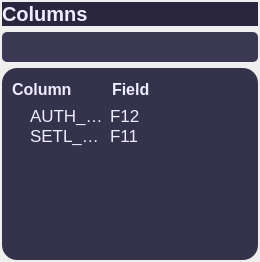
                     <widget class="QWidget" name="widget_5" native="true">
                      <layout class="QVBoxLayout" name="verticalLayout_3">
                       <property name="leftMargin">
                        <number>2</number>
                       </property>
                       <property name="topMargin">
                        <number>2</number>
                       </property>
                       <property name="rightMargin">
                        <number>2</number>
                       </property>
                       <property name="bottomMargin">
                        <number>2</number>
                       </property>
                       <item>
                        <widget class="QLabel" name="ColumnsLabel">
                         <property name="sizePolicy">
                          <sizepolicy hsizetype="Preferred" vsizetype="Fixed">
                           <horstretch>0</horstretch>
                           <verstretch>0</verstretch>
                          </sizepolicy>
                         </property>
                         <property name="font">
                          <font>
                           <family>Arial</family>
                           <pointsize>-1</pointsize>
                           <weight>75</weight>
                           <bold>true</bold>
                          </font>
                         </property>
                         <property name="styleSheet">
                          <string notr="true">QLabel{
	background-color: rgb(42, 38, 62);
	color: rgb(238, 236, 255);/* Set your desired text color */
	font-family: Arial;
	font-size: 20px; /* Set your desired font size */
	font-weight: bold;
	}</string>
                         </property>
                         <property name="text">
                          <string>Columns</string>
                         </property>
                        </widget>
                       </item>
                       <item>
                        <widget class="QLineEdit" name="lineEdit">
                         <property name="font">
                          <font>
                           <family>Arial</family>
                           <pointsize>-1</pointsize>
                          </font>
                         </property>
                         <property name="styleSheet">
                          <string notr="true">QLineEdit{
	background-color: rgb(59, 56, 84);/* Set your desired background color */
	color: rgb(238, 236, 255);/* Set your desired text color */
	font-family: Arial;
	font-size: 15px; /* Set your desired font size */
	border-style: none;
	/*border: 1px solid #CCCCCC;  Set your desired border style */
	border-radius: 5px; /* Set your desired border radius */
	padding: 5px; /* Set your desired padding */
	}</string>
                         </property>
                         <property name="text">
                          <string/>
                         </property>
                        </widget>
                       </item>
                       <item>
                        <widget class="QTreeWidget" name="ColumnsTreeWidget">
                         <property name="cursor" stdset="0">
                          <cursorShape>OpenHandCursor</cursorShape>
                         </property>
                         <property name="styleSheet">
                          <string notr="true">QTreeWidget {
	background-color: rgb(53, 50, 76);
	border-radius: 15px;
	color: rgb(238, 236, 255);/* Set your desired text color */
	font-family: Arial;
	font-size: 17px; /* Set your desired font size */
	padding: 5px; /* Set your desired padding */
	}
QHeaderView::section {
	background-color: rgb(53, 50, 76); /* Set your desired background color */
    color: rgb(238, 236, 255); /* Set your desired text color */
    font-family: Arial;
	font-weight:bold;
    font-size: 16px; /* Set your desired font size */
    border: none;
    padding: 5px; /* Set your desired padding */
    text-align: left; /* Set the alignment of the header text */
}</string>
                         </property>
                         <property name="animated">
                          <bool>false</bool>
                         </property>
                         <column>
                          <property name="text">
                           <string>Column</string>
                          </property>
                         </column>
                         <column>
                          <property name="text">
                           <string>Field</string>
                          </property>
                         </column>
                         <item>
                          <property name="text">
                           <string>AUTH_CDE</string>
                          </property>
                          <property name="text">
                           <string>F12</string>
                          </property>
                         </item>
                         <item>
                          <property name="text">
                           <string>SETL_AMT</string>
                          </property>
                          <property name="text">
                           <string>F11</string>
                          </property>
                         </item>
                        </widget>
                       </item>
                      </layout>
                     </widget>
